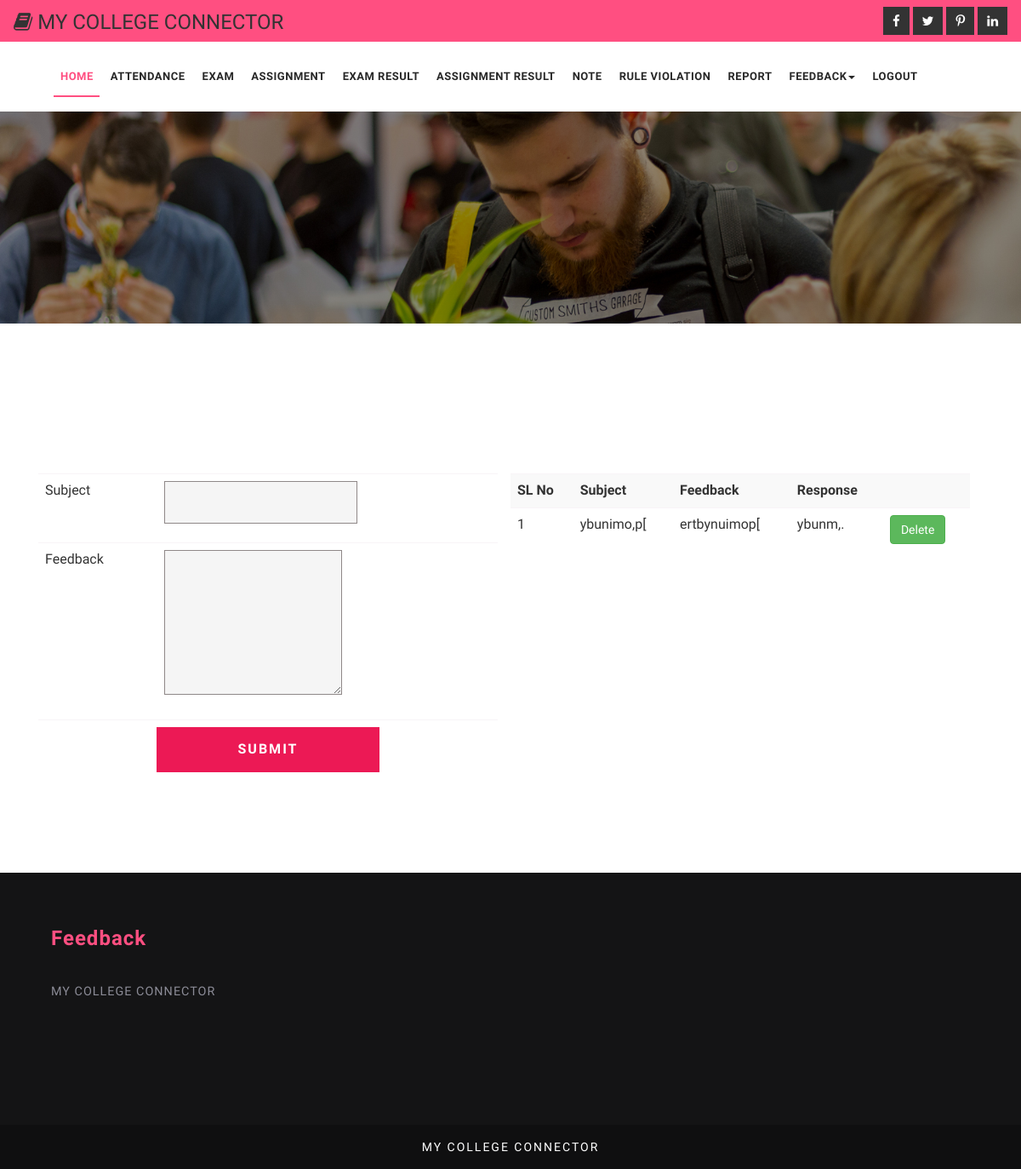
/teacher/Feedback.php (signed in), run on the app's committed database.
### tables this page shows
CREATE TABLE IF NOT EXISTS `tbl_faculty_feedback` (
  `feedback_id` int(11) NOT NULL AUTO_INCREMENT,
  `subject` varchar(50) NOT NULL,
  `feedback` varchar(50) NOT NULL,
  `response` varchar(50) NOT NULL DEFAULT 'Nill',
  `login_id` int(11) NOT NULL,
  PRIMARY KEY (`feedback_id`)
);

### dboperation.php (called while the page is built, shortened)
<?php
class dboperation
{
	var $con,$dbcon,$res;
	function dbconnect()
	{
		$this->con=mysqli_connect("localhost","root","","college_connector");
	}
	function execute($qry)
	{
		$this->res=mysqli_query($this->con,$qry);
		return $this->res;
	}
}
?>

### teacher/feedback.php (the view, shortened to what this page needs)
<!DOCTYPE html>
<html>
<head>
	<link href="../css/bootstrap.css" rel="stylesheet" type="text/css" media="all" />
	<link href="../css/style.css" rel="stylesheet" type="text/css" media="all" />
	<link href="../css/font-awesome.css" rel="stylesheet">
</head>
<body>
	 <?php
if(isset($_SESSION['login_id']))
{
    ?>
	<div class="header-1">
	<div class="agileits_top_menu">
		<div class="w3l_header_left">
					<div>
				<h3><span class="fa fa-book" aria-hidden="true"></span> MY COLLEGE CONNECTOR</h3></div>
			</div>
			<div class="w3l_header_right">
				<div class="w3ls-social-icons text-left">
					<a class="facebook" href="#"><i class="fa fa-facebook"></i></a>
					<a class="twitter" href="#"><i class="fa fa-twitter"></i></a>
					<a class="pinterest" href="#"><i class="fa fa-pinterest-p"></i></a>
					<a class="linkedin" href="#"><i class="fa fa-linkedin"></i></a>
				</div>
			</div>
			<div class="clearfix"> </div>
		</div>
		<div class="content white agile-info">
			<nav class="navbar navbar-default" role="navigation">
				<div class="container">
					<div class="collapse navbar-collapse" id="bs-example-navbar-collapse-1">
						<nav class="link-effect-2" id="link-effect-2">
								<ul class="nav navbar-nav">
								<li  class="active"><a href="index.php" class="effect-3">Home</a></li>
		<li><a href="attendance.php" class="effect-3">Attendance</a></li>
								<li><a href="exam_announcement.php" class="effect-3">Exam</a></li>
								<li><a href="assignment_announcement.php" class="effect-3">Assignment</a></li>
<li><a href="exam_result.php" class="effect-3">Exam Result</a></li>
<li><a href="assignement_result.php" class="effect-3">Assignment Result</a></li>
<li><a href="note.php" class="effect-3">Note</a></li>
<li><a href="rule_violation.php" class="effect-3">Rule Violation</a></li>
								<li><a href="report.php" class="effect-3">Report</a></li>
								<li><a href="#" class="dropdown-toggle hvr-bounce-to-bottom" data-toggle="dropdown" role="button" aria-haspopup="true" aria-expanded="false">Feedback<span class="caret"></span></a>
										</li>
								<li><a href="../logout.php" class="effect-3">Logout</a></li>
							</ul>
						</nav>
					</div>
				</div>
			</nav>
		</div>
	</div>
	<div class="inner_content_info_agileits">
		<div class="container">
			<div class="inner_sec_grids_info_w3ls">
				<div class="w3layouts_mail_grid">
						<div class="col-md-6 wthree_contact_left_grid" style="">
 <?php
include_once("query.php");
 ?>
<form name="f1" method="post" action="process_feedback.php">
 <table class="table">
 	<tr>
      <td>Subject </td>
      <td><label>
<input type="text" name="subject" required="">
      </label></td>
    </tr>
    <tr>
      <td>Feedback </td>
      <td><label>
<textarea name="feedback" type="text" id="feedback"></textarea>
      </label></td>
    </tr>
    <tr>
      <td colspan="2" align="center">
<input style="width:50%" class="operations" type="submit" name="Submit" value="Submit" onClick="return validate_feedback()">
     </td>
    </tr>
  </table>
</form>
						</div>
						<div class="col-md-6 wthree_contact_left_grid">
	 <table  class="table table-striped">
    <tr class="toptrtbl">
       <th>SL No</th>
       <th>Subject</th>
      <th>Feedback</th>
      <th>Response</th>
     <th></th>
    </tr>
    <?php
include_once("../dboperation.php");
$db=new dboperation();
$count=1;
  $slogid=$_SESSION['login_id'];
  $sql="select * from tbl_faculty_feedback where login_id='$slogid'";
$res=$db->execute($sql);
  while($r=mysqli_fetch_array($res))
  {
  ?>
    <tr  class=ros<?php echo  $count%2; ?>>
    <td><?php echo$count ?></td>
     <td><?php echo $r['subject'] ?></td>
      <td><?php echo $r['feedback'] ?></td>
      <td><?php echo $r['response'] ?></td>
      <td><a class="btn btn-success" href="process_delete_feedback.php?id=<?php echo $r['feedback_id'] ?>">Delete</a></td>
    </tr>
    <?php
	$count++;
  }
  ?>
  </table>
						</div>
						<div class="clearfix"> </div>
				</div>
			</div>
		</div>
	</div>
	<div class="footer_top_agileits">
		<div class="container">
			<div class="col-md-4 footer_grid">
				<h3>Feedback</h3>
				<p>MY COLLEGE CONNECTOR
				</p>
			</div>
			<div class="col-md-4 footer_grid">
			</div>
			<div class="col-md-4 footer_grid">
			</div>
			<div class="clearfix"> </div>
		</div>
	</div>
	<div class="footer_w3ls">
		<div class="container">
					<div class="footer_bottom1">
						<p>MY COLLEGE CONNECTOR</p>
					</div>
		</div>
	</div>
	<?php
}
else
{
    header("location:../login.php");
}
?>
</body>
</html>

### css/style.css (style rules this page uses)
html, body { margin: 0; font-size: 100%; background: #fff; font-family: 'Work Sans', sans-serif; }
body a { text-decoration: none; transition: 0.5s all; -webkit-transition: 0.5s all; -moz-transition: 0.5s all; -o-transition: 0.5s all; -ms-transition: 0.5s all; }
input[type="button"], input[type="submit"] { transition: 0.5s all; -webkit-transition: 0.5s all; -moz-transition: 0.5s all; -o-transition: 0.5s all; -ms-transition: 0.5s all; }
h1, h2, h3, h4, h5, h6 { margin: 0; font-family: 'Work Sans', sans-serif; }
p { margin: 0; letter-spacing: 1px; font-size: 0.9em; }
ul { margin: 0; padding: 0; }
label { margin: 0; }
.w3l_header_left { float:left; margin: .3em 0 0; }
.w3l_header_right { float: right; }
.w3ls-social-icons.text-left a { display: inline-block; }
.w3ls-social-icons i { font-size: 15px; background: #333; padding: 8px 10px; color: #fff; border: 1px solid #333; transition: 0.5s all; -webkit-transition: 0.5s all; -o-transition: 0.5s all; -ms-transition: 0.5s all; -moz-transition: 0.5s all; }
.agileits_top_menu { background: #ff4f81; padding: 0.5em 1em; }
.header-1 { background: url(../images/banner1.jpg) 0px 0px no-repeat; background-size: cover; min-height: 380px; }
.content { margin: 0; padding: 0px; }
.navbar-nav { margin: 0; }
.content.white { background: #fff; padding: 1em 0; }
.navbar { position: relative; min-height: 50px; margin-bottom: 0!important; border: 1px solid transparent; }
.navbar-default { background-color: #fff; border-color: #fff; }
.navbar-default .navbar-nav>li>a { color: #282828; font-size: 13px; letter-spacing: 0.5px; font-weight: 600; text-transform: uppercase; padding: 14px 8px; }
.navbar-nav>li>a { padding-top: 18px; padding-bottom: 15px; }
.navbar-default .navbar-nav>.active>a:before { background: #ff4f81; transform: translateX(0); -webkit-transform: translateX(0); -moz-transform: translateX(0); -o-transform: translateX(0); -ms-transform: translateX(0); }
.effect-3 { overflow: hidden; }
.effect-3:before { left: -1px; bottom: 0; width: 100%; height: 2px; background:#ff4f81; content: ''; position: absolute; transition: transform .5s ease; transform: translateX(-100%); -webkit-transform: translateX(-100%); -moz-transform: translateX(-100%); -o-transform: translateX(-100%); -ms-transform: translateX(-100%); }
.navbar-default .navbar-nav>.active>a, .navbar-default .navbar-nav>.active>a:hover, .navbar-default .navbar-nav>.active>a:focus { color: #ff4f81; background: none; }
.navbar-nav>li { float: left; margin: 0 2px; }
.table>thead>tr>th, .table>tbody>tr>th, .table>tfoot>tr>th, .table>thead>tr>td, .table>tbody>tr>td, .table>tfoot>tr>td { padding: 8px; line-height: 1.42857143; vertical-align: top; border-top: 1px solid rgba(241, 234, 239, 0.5); }
.w3layouts_mail_grid input[type="text"], .w3layouts_mail_grid input[type="email"], .w3layouts_mail_grid input[type="password"], .w3layouts_mail_grid textarea,.w3layouts_mail_grid select { outline: none; padding: 14px; font-size: 14px; color: #212121; background: #f5f5f5; width: 100%; border: 1px solid #8f8888; margin-bottom: 1em; letter-spacing: 2px; }
.w3layouts_mail_grid textarea { min-height: 170px; width: 100% !important; }
.w3layouts_mail_grid input[type="submit"], .w3layouts_mail_grid input[type="reset"] { outline: none; padding: 15px 20px; font-size: 16px; color: #fff; font-weight: 600; background: #ec1955; width: 100%; border: none; text-transform: uppercase; letter-spacing: 2px; }
.w3layouts_mail_grid { margin: 3em 0 10px 0; }
.wthree_contact_left_grid { padding-left: 0; }
.inner_content_info_agileits { padding: 1px 0; }
.footer_top_agileits { background: #141415; padding: 4em 0; }
.footer_w3ls { background: #0f0f10; text-align: center; padding: 1em 0; }
.footer_bottom1 p { color: #fff; font-size: 14px; letter-spacing: 2px; margin-top: 0em; }
.footer_grid h3, .footer_grid_left h3 { font-size: 1.5em; color: #ff4f81; position: relative; margin-bottom: 1.5em; font-weight: 600; letter-spacing: 1px; }
.footer_grid p { color: #8b8b96; line-height: 2em; margin-bottom: 2em; }
@media (max-width:1366px) { .inner_sec_grids_info_w3ls { margin-top: 3em; } }
@media (max-width:1366px) { .inner_content_info_agileits, .banner-bottom, .services { padding: 5em 0; } }

### data on the page
tbl_faculty_feedback: subject "ybunimo,p[", feedback "ertbynuimop[", response "ybunm,."
